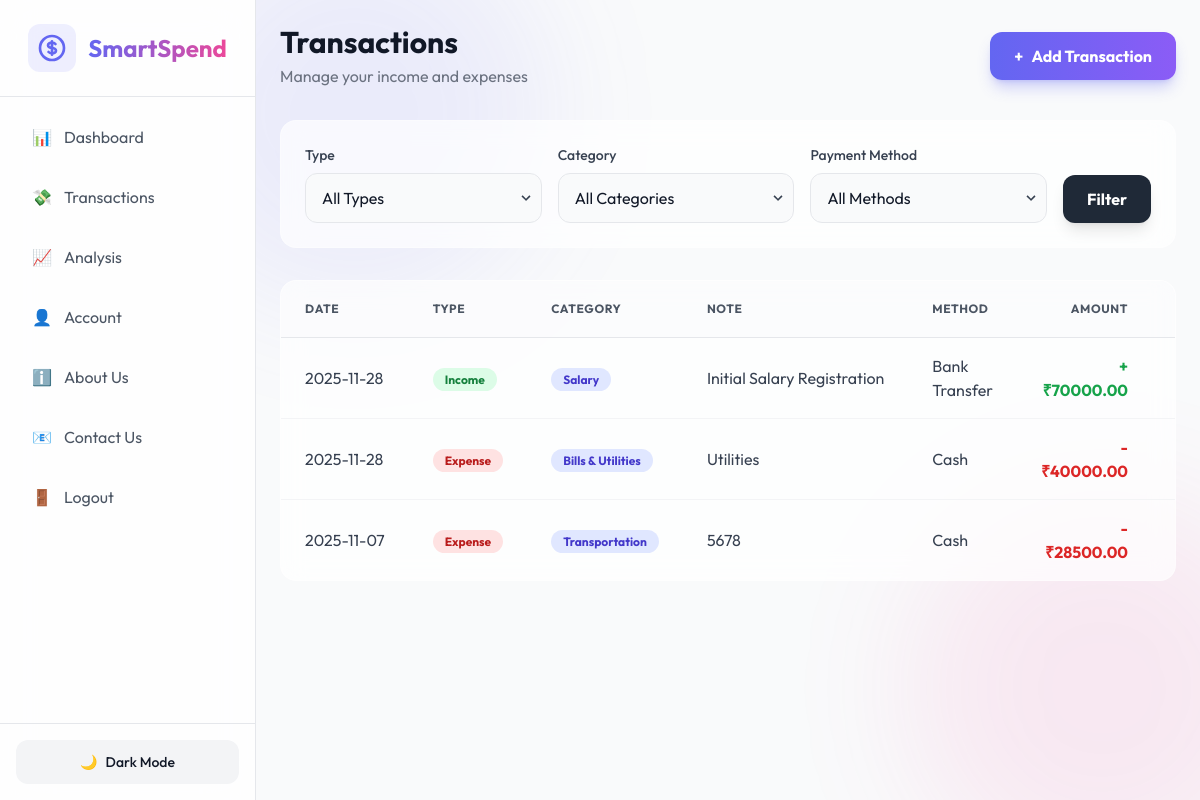
The page /expenses (signed in) on the database its author committed.
### app/models.py (models this page shows, shortened)
class Expense(db.Model):
    id = db.Column(db.Integer, primary_key=True)
    user_id = db.Column(db.Integer, db.ForeignKey('user.id'))
    category_id = db.Column(db.Integer, db.ForeignKey('category.id'))
    amount = db.Column(db.Float)
    date = db.Column(db.DateTime, index=True, default=datetime.utcnow)
    payment_method = db.Column(db.String(64))
    note = db.Column(db.String(140))
    type = db.Column(db.String(20), default='expense') # 'income' or 'expense'
    category = db.relationship('Category')

class Category(db.Model):
    id = db.Column(db.Integer, primary_key=True)
    name = db.Column(db.String(64))

### app/routes/expense_routes.py (the view)
@expense_bp.route('/expenses')
@login_required
def list_expenses():
    filters = {
        'category_id': request.args.get('category_id'),
        'payment_method': request.args.get('payment_method'),
        'type': request.args.get('type')
    }
    expenses = ExpenseService.get_expenses(current_user.id, filters)
    categories = Category.query.all()
    return render_template('expense/list.html', expenses=expenses, categories=categories)

### app/algorithms.py (called while the page is built)
def merge_sort_expenses(expenses, key='date', reverse=False):
    if len(expenses) <= 1:
        return expenses
    mid = len(expenses) // 2
    left_half = merge_sort_expenses(expenses[:mid], key, reverse)
    right_half = merge_sort_expenses(expenses[mid:], key, reverse)
    return _merge(left_half, right_half, key, reverse)

def _merge(left, right, key, reverse):
    sorted_list = []
    i = j = 0
    while i < len(left) and j < len(right):
        val_left = getattr(left[i], key)
        val_right = getattr(right[j], key)
        if reverse:
            condition = val_left > val_right
        else:
            condition = val_left < val_right
        if condition:
            sorted_list.append(left[i])
            i += 1
        else:
            sorted_list.append(right[j])
            j += 1
    sorted_list.extend(left[i:])
    sorted_list.extend(right[j:])
    return sorted_list

### app/models.py (called while the page is built)
@login_manager.user_loader
def load_user(user_id):
    return User.query.get(int(user_id))

### app/services/expense_service.py (called while the page is built)
    @staticmethod
    def get_expenses(user_id, filters=None):
        query = Expense.query.filter_by(user_id=user_id)
        if filters:
            if 'category_id' in filters and filters['category_id']:
                query = query.filter_by(category_id=filters['category_id'])
            if 'payment_method' in filters and filters['payment_method']:
                query = query.filter_by(payment_method=filters['payment_method'])
            if 'type' in filters and filters['type']:
                query = query.filter_by(type=filters['type'])
        expenses = query.all()
        return merge_sort_expenses(expenses, key='date', reverse=True)

### app/templates/expense/list.html (shortened to what this page needs)
{% extends "base.html" %}
{% block content %}
<div class="space-y-8">
    <div class="flex flex-col md:flex-row justify-between items-start md:items-center gap-4 animate-fade-in-down">
        <div>
            <h2 class="text-3xl font-bold text-gray-900 dark:text-white">Transactions</h2>
            <p class="text-gray-500 dark:text-gray-400 mt-1">Manage your income and expenses</p>
        </div>
        <a href="{{ url_for('expense.add_expense') }}"
            class="bg-gradient-to-r from-primary to-accent hover:from-indigo-600 hover:to-violet-600 text-white font-bold py-3 px-6 rounded-xl transition shadow-lg shadow-primary/30 flex items-center gap-2 transform hover:scale-105">
            <span>+</span> Add Transaction
        </a>
    </div>
    <div class="glass rounded-2xl p-6 animate-fade-in-down" style="animation-delay: 0.1s">
        <form method="GET" action="{{ url_for('expense.list_expenses') }}" class="flex flex-wrap gap-4 items-end">
            <div class="flex-1 min-w-[150px]">
                <label for="type" class="block text-sm font-medium text-gray-700 dark:text-gray-300 mb-2">Type</label>
                <div class="relative">
                    <select name="type" id="type"
                        class="w-full pl-4 pr-10 py-3 rounded-xl border border-gray-200 dark:border-gray-700 bg-gray-50 dark:bg-dark/50 text-gray-900 dark:text-white focus:ring-2 focus:ring-primary focus:border-transparent appearance-none transition">
                        <option value="">All Types</option>
                    </select>
                    <div
                        class="pointer-events-none absolute inset-y-0 right-0 flex items-center px-2 text-gray-700 dark:text-gray-300">
                    </div>
                </div>
            </div>
            <div class="flex-1 min-w-[200px]">
                <label for="category_id"
                    class="block text-sm font-medium text-gray-700 dark:text-gray-300 mb-2">Category</label>
                <div class="relative">
                    <select name="category_id" id="category_id"
                        class="w-full pl-4 pr-10 py-3 rounded-xl border border-gray-200 dark:border-gray-700 bg-gray-50 dark:bg-dark/50 text-gray-900 dark:text-white focus:ring-2 focus:ring-primary focus:border-transparent appearance-none transition">
                        <option value="">All Categories</option>
                    </select>
                    <div
                        class="pointer-events-none absolute inset-y-0 right-0 flex items-center px-2 text-gray-700 dark:text-gray-300">
                    </div>
                </div>
            </div>
            <div class="flex-1 min-w-[200px]">
                <label for="payment_method"
                    class="block text-sm font-medium text-gray-700 dark:text-gray-300 mb-2">Payment Method</label>
                <div class="relative">
                    <select name="payment_method" id="payment_method"
                        class="w-full pl-4 pr-10 py-3 rounded-xl border border-gray-200 dark:border-gray-700 bg-gray-50 dark:bg-dark/50 text-gray-900 dark:text-white focus:ring-2 focus:ring-primary focus:border-transparent appearance-none transition">
                        <option value="">All Methods</option>
                    </select>
                    <div
                        class="pointer-events-none absolute inset-y-0 right-0 flex items-center px-2 text-gray-700 dark:text-gray-300">
                    </div>
                </div>
            </div>
            <button type="submit"
                class="bg-gray-800 dark:bg-white dark:text-gray-900 hover:bg-gray-700 dark:hover:bg-gray-200 text-white font-bold py-3 px-6 rounded-xl transition shadow-lg">
                Filter
            </button>
        </form>
    </div>
    <div class="glass rounded-2xl overflow-hidden animate-fade-in-down" style="animation-delay: 0.2s">
        <div class="overflow-x-auto">
            <table class="w-full text-left">
                <thead class="bg-gray-50/50 dark:bg-white/5 border-b border-gray-200 dark:border-gray-700">
                    <tr>
                        <th
                            class="px-6 py-5 font-bold text-gray-600 dark:text-gray-300 uppercase text-xs tracking-wider">
                            Date</th>
                        <th
                            class="px-6 py-5 font-bold text-gray-600 dark:text-gray-300 uppercase text-xs tracking-wider">
                            Type</th>
                        <th
                            class="px-6 py-5 font-bold text-gray-600 dark:text-gray-300 uppercase text-xs tracking-wider">
                            Category</th>
                        <th
                            class="px-6 py-5 font-bold text-gray-600 dark:text-gray-300 uppercase text-xs tracking-wider">
                            Note</th>
                        <th
                            class="px-6 py-5 font-bold text-gray-600 dark:text-gray-300 uppercase text-xs tracking-wider">
                            Method</th>
                        <th
                            class="px-6 py-5 font-bold text-gray-600 dark:text-gray-300 uppercase text-xs tracking-wider text-right">
                            Amount</th>
                        <th
                            class="px-6 py-5 font-bold text-gray-600 dark:text-gray-300 uppercase text-xs tracking-wider text-center">
                            Actions</th>
                    </tr>
                </thead>
                <tbody class="divide-y divide-gray-100 dark:divide-gray-700/50">
                    {% for expense in expenses %}
                    <tr class="hover:bg-gray-50/50 dark:hover:bg-white/5 transition duration-150">
                        <td class="px-6 py-4 text-gray-700 dark:text-gray-300 whitespace-nowrap">{{
                            expense.date.strftime('%Y-%m-%d') }}</td>
                        <td class="px-6 py-4">
                            {% if expense.type == 'income' %}
                            <span
                                class="px-3 py-1 text-xs font-bold rounded-full bg-green-100 text-green-700 dark:bg-green-500/20 dark:text-green-300">Income</span>
                            {% else %}
                            <span
                                class="px-3 py-1 text-xs font-bold rounded-full bg-red-100 text-red-700 dark:bg-red-500/20 dark:text-red-300">Expense</span>
                            {% endif %}
                        </td>
                        <td class="px-6 py-4">
                            <span
                                class="px-3 py-1 text-xs font-bold rounded-full bg-indigo-100 text-indigo-700 dark:bg-indigo-500/20 dark:text-indigo-300">
                                {{ expense.category.name if expense.category else 'Uncategorized' }}
                            </span>
                        </td>
                        <td class="px-6 py-4 text-gray-700 dark:text-gray-300 max-w-xs truncate">{{ expense.note }}</td>
                        <td class="px-6 py-4 text-gray-700 dark:text-gray-300">{{ expense.payment_method }}</td>
                        <td
                            class="px-6 py-4 font-bold text-right {% if expense.type == 'income' %}text-green-600 dark:text-green-400{% else %}text-red-600 dark:text-red-400{% endif %}">
                            {% if expense.type == 'income' %}+{% else %}-{% endif %}₹{{ "%.2f"|format(expense.amount) }}
                        </td>
                        <td class="px-6 py-4 text-center">
                        </td>
                    </tr>
                    {% endfor %}
                </tbody>
            </table>
        </div>
    </div>
</div>
{% endblock %}

### app/templates/base.html (shortened to what this page needs)
<!DOCTYPE html>
<html lang="en" class="light">
<head>
    <script src="https://cdn.tailwindcss.com"></script>
    <link rel="stylesheet" href="{{ url_for('static', filename='css/styles.css') }}">
</head>
<body class="bg-gray-50 text-gray-900 dark:bg-dark dark:text-gray-100 transition-colors duration-300 font-sans">
    <div class="flex h-screen overflow-hidden">
        {% if current_user.is_authenticated and request.endpoint not in ['auth.login', 'auth.register'] %}
        <aside
            class="w-64 bg-white/80 dark:bg-surface/80 backdrop-blur-xl border-r border-gray-200 dark:border-gray-700 hidden md:flex flex-col z-20">
            <div class="p-6 flex items-center justify-center border-b border-gray-200 dark:border-gray-700">
                <a href="{{ url_for('dashboard.index') }}" class="flex items-center gap-3 group">
                    <div class="p-2 bg-primary/10 rounded-xl group-hover:bg-primary/20 transition-colors">
                    </div>
                    <h1
                        class="text-2xl font-bold bg-clip-text text-transparent bg-gradient-to-r from-primary to-secondary">
                    </h1>
                </a>
            </div>
            <nav class="flex-1 px-4 space-y-3 mt-4">
                <a href="{{ url_for('dashboard.index') }}"
                    class="flex items-center gap-3 px-4 py-3 text-gray-600 dark:text-gray-300 rounded-xl hover:bg-indigo-50 dark:hover:bg-white/5 hover:text-primary dark:hover:text-white transition-all duration-200 group">
                    <span class="group-hover:scale-110 transition-transform">📊</span> Dashboard
                </a>
                <a href="{{ url_for('expense.list_expenses') }}"
                    class="flex items-center gap-3 px-4 py-3 text-gray-600 dark:text-gray-300 rounded-xl hover:bg-indigo-50 dark:hover:bg-white/5 hover:text-primary dark:hover:text-white transition-all duration-200 group">
                    <span class="group-hover:scale-110 transition-transform">💸</span> Transactions
                </a>
                <a href="{{ url_for('dashboard.analysis') }}"
                    class="flex items-center gap-3 px-4 py-3 text-gray-600 dark:text-gray-300 rounded-xl hover:bg-indigo-50 dark:hover:bg-white/5 hover:text-primary dark:hover:text-white transition-all duration-200 group">
                    <span class="group-hover:scale-110 transition-transform">📈</span> Analysis
                </a>
                <a href="{{ url_for('settings.account') }}"
                    class="flex items-center gap-3 px-4 py-3 text-gray-600 dark:text-gray-300 rounded-xl hover:bg-indigo-50 dark:hover:bg-white/5 hover:text-primary dark:hover:text-white transition-all duration-200 group">
                    <span class="group-hover:scale-110 transition-transform">👤</span> Account
                </a>
                <a href="{{ url_for('info.about') }}"
                    class="flex items-center gap-3 px-4 py-3 text-gray-600 dark:text-gray-300 rounded-xl hover:bg-indigo-50 dark:hover:bg-white/5 hover:text-primary dark:hover:text-white transition-all duration-200 group">
                    <span class="group-hover:scale-110 transition-transform">ℹ️</span> About Us
                </a>
                <a href="{{ url_for('info.contact') }}"
                    class="flex items-center gap-3 px-4 py-3 text-gray-600 dark:text-gray-300 rounded-xl hover:bg-indigo-50 dark:hover:bg-white/5 hover:text-primary dark:hover:text-white transition-all duration-200 group">
                    <span class="group-hover:scale-110 transition-transform">📧</span> Contact Us
                </a>
                <a href="{{ url_for('auth.logout') }}"
                    class="flex items-center gap-3 px-4 py-3 text-gray-600 dark:text-gray-300 rounded-xl hover:bg-red-50 dark:hover:bg-red-900/20 hover:text-red-600 dark:hover:text-red-400 transition-all duration-200 group">
                    <span class="group-hover:scale-110 transition-transform">🚪</span> Logout
                </a>
            </nav>
            <div class="p-4 border-t border-gray-200 dark:border-gray-700">
                <button id="theme-toggle"
                    class="w-full flex items-center justify-center gap-2 px-4 py-3 bg-gray-100 dark:bg-white/5 rounded-xl text-sm font-medium transition hover:bg-gray-200 dark:hover:bg-white/10">
                    <span id="theme-icon">🌙</span> <span id="theme-text">Dark Mode</span>
                </button>
            </div>
        </aside>
        {% endif %}
        <div class="flex-1 flex flex-col overflow-hidden relative">
            <div class="absolute top-0 left-0 w-full h-full overflow-hidden -z-10 pointer-events-none">
                <div
                    class="absolute top-[-10%] left-[-10%] w-96 h-96 bg-primary/20 rounded-full blur-3xl opacity-50 dark:opacity-20">
                </div>
                <div
                    class="absolute bottom-[-10%] right-[-10%] w-96 h-96 bg-secondary/20 rounded-full blur-3xl opacity-50 dark:opacity-20">
                </div>
            </div>
            <main class="flex-1 overflow-x-hidden overflow-y-auto p-6 scroll-smooth">
                {% block content %}{% endblock %}
            </main>
        </div>
    </div>
</body>
</html>

### app/static/css/styles.css (style rules this page uses)
.glass { background: rgba(255, 255, 255, 0.7); backdrop-filter: blur(12px); -webkit-backdrop-filter: blur(12px); border: 1px solid rgba(255, 255, 255, 0.3); }
.animate-fade-in-down { animation: fadeInDown 0.5s ease-out; }

### rows shown on the page
Expense: date "2025-11-28", type "Income", category "Salary", note "Initial Salary Registration", payment_method "Bank Transfer", amount "70000.00"
Expense: date "2025-11-28", type "Expense", category "Bills & Utilities", note "Utilities", payment_method "Cash", amount "40000.00"
Expense: date "2025-11-07", type "Expense", category "Transportation", note "5678", payment_method "Cash", amount "28500.00"
